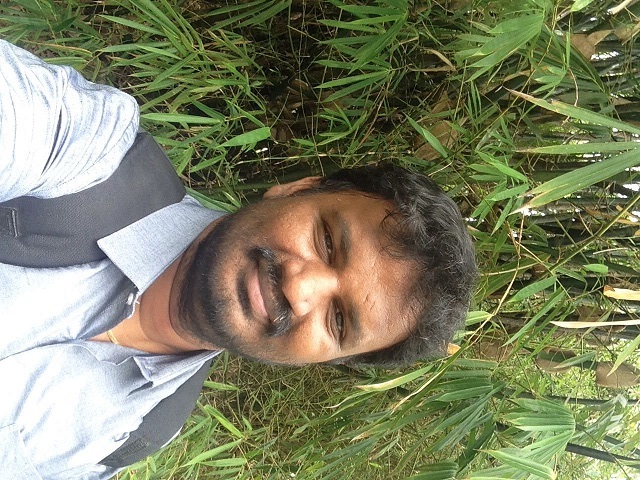
#> input picture myface.jpeg, 640 x 480 px
$ python sample15.py
#> lines starting #> are read from the running program, lines starting #| are printed output that depends on the picture
import cv2
import numpy as np

img = cv2.imread("myface.jpeg")
#> img is the input picture: shape (480, 640, 3); mean B, G, R 99.6, 128.9, 126

cols = 640
rows = 480

M = cv2.getRotationMatrix2D((cols/2,rows/2),120,1)
dst = cv2.warpAffine(img,M,(cols,rows))
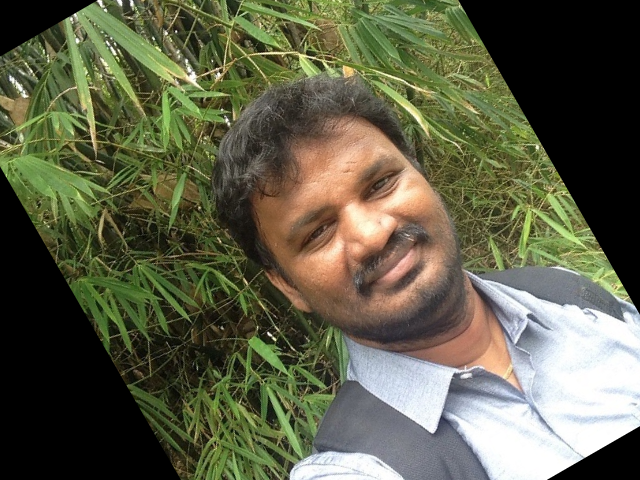
#> dst: shape (480, 640, 3); mean B, G, R 72.5, 95.7, 94.9

cv2.imshow("face", img)
cv2.imshow("out", dst)

cv2.waitKey(0)
cv2.destroyAllWindows()
